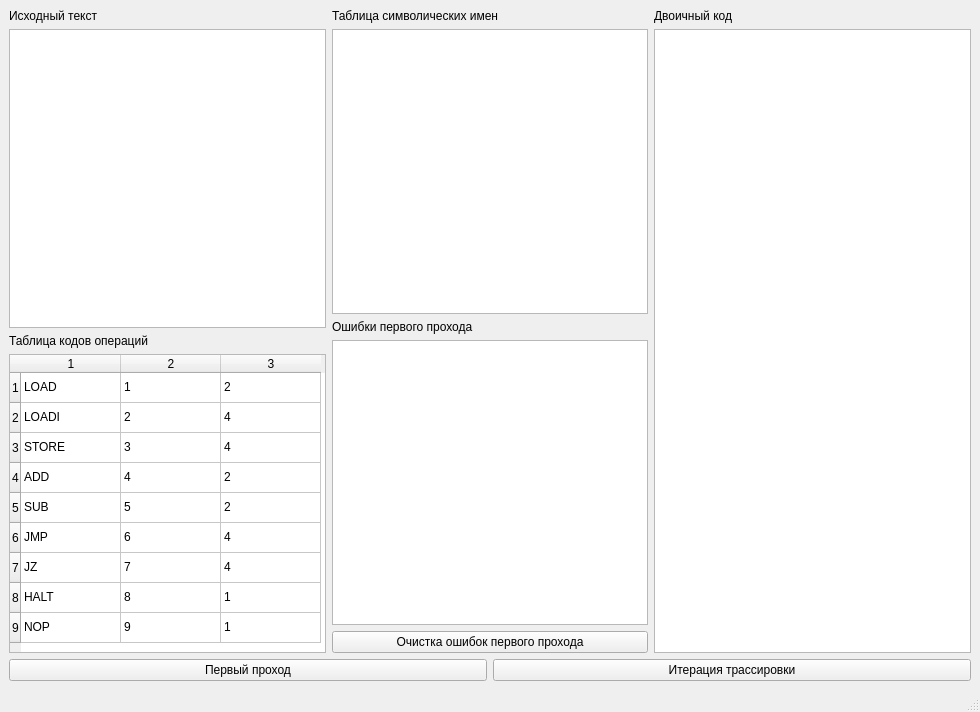
<?xml version="1.0" encoding="UTF-8"?>
<ui version="4.0">
 <class>MainWindow</class>
 <widget class="QMainWindow" name="MainWindow">
  <property name="geometry">
   <rect>
    <x>0</x>
    <y>0</y>
    <width>980</width>
    <height>712</height>
   </rect>
  </property>
  <property name="windowTitle">
   <string>MainWindow</string>
  </property>
  <widget class="QWidget" name="centralwidget">
   <layout class="QVBoxLayout" name="verticalLayout">
    <item>
     <layout class="QHBoxLayout" name="horizontalLayout">
      <item>
       <layout class="QVBoxLayout" name="leftColumn">
        <item>
         <widget class="QLabel" name="srcCode_lbl">
          <property name="text">
           <string>Исходный текст</string>
          </property>
         </widget>
        </item>
        <item>
         <widget class="QTextEdit" name="srcCode">
          <property name="font">
           <font>
            <family>Consolas</family>
           </font>
          </property>
         </widget>
        </item>
        <item>
         <widget class="QLabel" name="codeTable_lbl">
          <property name="text">
           <string>Таблица кодов операций</string>
          </property>
         </widget>
        </item>
        <item>
         <widget class="QTableWidget" name="codeTable">
          <property name="cursor" stdset="0">
           <cursorShape>CrossCursor</cursorShape>
          </property>
          <property name="showDropIndicator" stdset="0">
           <bool>true</bool>
          </property>
          <property name="rowCount">
           <number>9</number>
          </property>
          <property name="columnCount">
           <number>3</number>
          </property>
          <row/>
          <row/>
          <row/>
          <row/>
          <row/>
          <row/>
          <row/>
          <row/>
          <row/>
          <column/>
          <column/>
          <column/>
          <item row="0" column="0">
           <property name="text">
            <string>LOAD</string>
           </property>
          </item>
          <item row="0" column="1">
           <property name="text">
            <string>1</string>
           </property>
          </item>
          <item row="0" column="2">
           <property name="text">
            <string>2</string>
           </property>
          </item>
          <item row="1" column="0">
           <property name="text">
            <string>LOADI</string>
           </property>
          </item>
          <item row="1" column="1">
           <property name="text">
            <string>2</string>
           </property>
          </item>
          <item row="1" column="2">
           <property name="text">
            <string>4</string>
           </property>
          </item>
          <item row="2" column="0">
           <property name="text">
            <string>STORE</string>
           </property>
          </item>
          <item row="2" column="1">
           <property name="text">
            <string>3</string>
           </property>
          </item>
          <item row="2" column="2">
           <property name="text">
            <string>4</string>
           </property>
          </item>
          <item row="3" column="0">
           <property name="text">
            <string>ADD</string>
           </property>
          </item>
          <item row="3" column="1">
           <property name="text">
            <string>4</string>
           </property>
          </item>
          <item row="3" column="2">
           <property name="text">
            <string>2</string>
           </property>
          </item>
          <item row="4" column="0">
           <property name="text">
            <string>SUB</string>
           </property>
          </item>
          <item row="4" column="1">
           <property name="text">
            <string>5</string>
           </property>
          </item>
          <item row="4" column="2">
           <property name="text">
            <string>2</string>
           </property>
          </item>
          <item row="5" column="0">
           <property name="text">
            <string>JMP</string>
           </property>
          </item>
          <item row="5" column="1">
           <property name="text">
            <string>6</string>
           </property>
          </item>
          <item row="5" column="2">
           <property name="text">
            <string>4</string>
           </property>
          </item>
          <item row="6" column="0">
           <property name="text">
            <string>JZ</string>
           </property>
          </item>
          <item row="6" column="1">
           <property name="text">
            <string>7</string>
           </property>
          </item>
          <item row="6" column="2">
           <property name="text">
            <string>4</string>
           </property>
          </item>
          <item row="7" column="0">
           <property name="text">
            <string>HALT</string>
           </property>
          </item>
          <item row="7" column="1">
           <property name="text">
            <string>8</string>
           </property>
          </item>
          <item row="7" column="2">
           <property name="text">
            <string>1</string>
           </property>
          </item>
          <item row="8" column="0">
           <property name="text">
            <string>NOP</string>
           </property>
          </item>
          <item row="8" column="1">
           <property name="text">
            <string>9</string>
           </property>
          </item>
          <item row="8" column="2">
           <property name="text">
            <string>1</string>
           </property>
          </item>
         </widget>
        </item>
       </layout>
      </item>
      <item>
       <layout class="QVBoxLayout" name="middleColumn">
        <item>
         <widget class="QLabel" name="symbolicNameTable_lbl">
          <property name="text">
           <string>Таблица символических имен</string>
          </property>
         </widget>
        </item>
        <item>
         <widget class="QTableWidget" name="symbolicNameTable">
          <property name="editTriggers">
           <set>QAbstractItemView::EditTrigger::NoEditTriggers</set>
          </property>
         </widget>
        </item>
        <item>
         <widget class="QLabel" name="firstPassErr_lbl">
          <property name="text">
           <string>Ошибки первого прохода</string>
          </property>
         </widget>
        </item>
        <item>
         <widget class="QListWidget" name="firstPassErr"/>
        </item>
        <item>
         <widget class="QPushButton" name="clearFirst">
          <property name="text">
           <string>Очистка ошибок первого прохода</string>
          </property>
         </widget>
        </item>
       </layout>
      </item>
      <item>
       <layout class="QVBoxLayout" name="rightColumn">
        <item>
         <widget class="QLabel" name="binaryCode_lbl">
          <property name="text">
           <string>Двоичный код</string>
          </property>
         </widget>
        </item>
        <item>
         <widget class="QListWidget" name="binaryCode"/>
        </item>
       </layout>
      </item>
     </layout>
    </item>
    <item>
     <layout class="QVBoxLayout" name="verticalLayout_2"/>
    </item>
    <item>
     <layout class="QHBoxLayout" name="horizontalLayout_2">
      <item>
       <widget class="QPushButton" name="firstPass">
        <property name="text">
         <string>Первый проход</string>
        </property>
       </widget>
      </item>
      <item>
       <widget class="QPushButton" name="tracePass">
        <property name="text">
         <string>Итерация трассировки</string>
        </property>
       </widget>
      </item>
     </layout>
    </item>
   </layout>
  </widget>
  <widget class="QMenuBar" name="menubar">
   <property name="geometry">
    <rect>
     <x>0</x>
     <y>0</y>
     <width>980</width>
     <height>26</height>
    </rect>
   </property>
  </widget>
  <widget class="QStatusBar" name="statusbar"/>
 </widget>
 <resources/>
 <connections/>
</ui>
